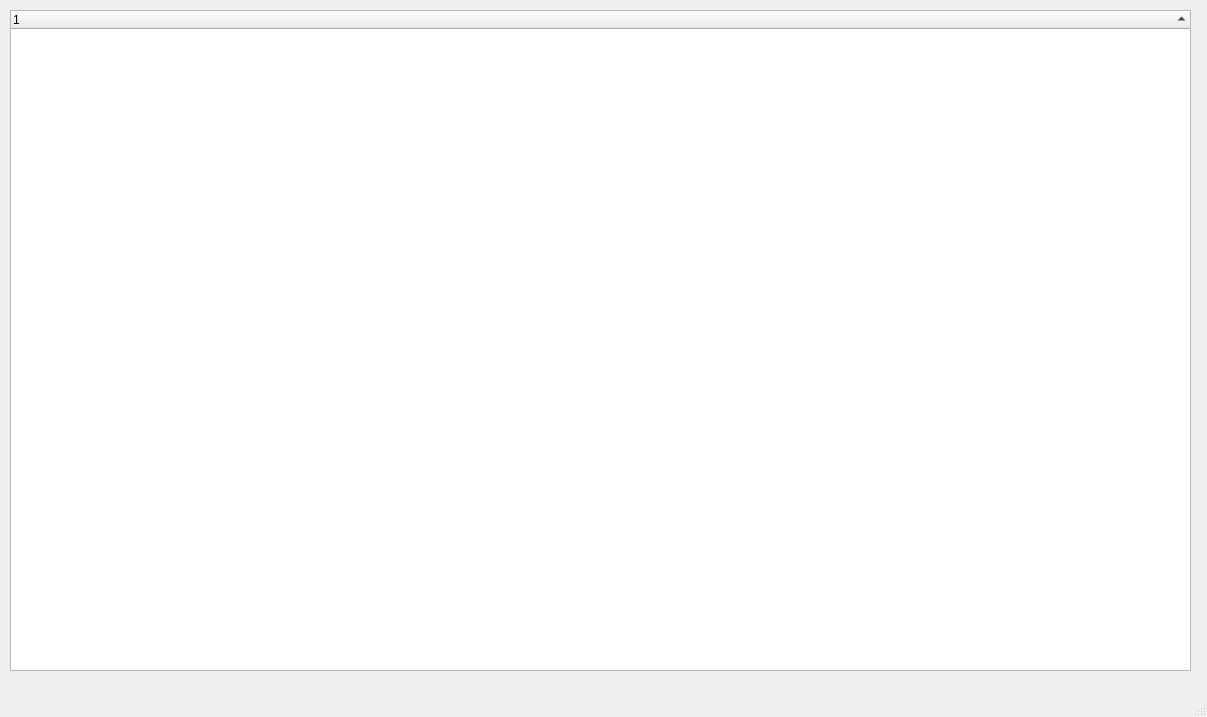
<?xml version="1.0" encoding="UTF-8"?>
<ui version="4.0">
 <class>MainWindow</class>
 <widget class="QMainWindow" name="MainWindow">
  <property name="geometry">
   <rect>
    <x>0</x>
    <y>0</y>
    <width>1207</width>
    <height>717</height>
   </rect>
  </property>
  <property name="windowTitle">
   <string>MainWindow</string>
  </property>
  <widget class="QWidget" name="centralwidget">
   <widget class="QTreeWidget" name="treeWidget">
    <property name="geometry">
     <rect>
      <x>10</x>
      <y>10</y>
      <width>1181</width>
      <height>661</height>
     </rect>
    </property>
    <property name="rootIsDecorated">
     <bool>false</bool>
    </property>
    <property name="sortingEnabled">
     <bool>true</bool>
    </property>
    <property name="animated">
     <bool>true</bool>
    </property>
    <column>
     <property name="text">
      <string notr="true">1</string>
     </property>
    </column>
   </widget>
  </widget>
  <widget class="QMenuBar" name="menubar">
   <property name="geometry">
    <rect>
     <x>0</x>
     <y>0</y>
     <width>1207</width>
     <height>22</height>
    </rect>
   </property>
  </widget>
  <widget class="QStatusBar" name="statusbar"/>
 </widget>
 <resources/>
 <connections/>
</ui>
